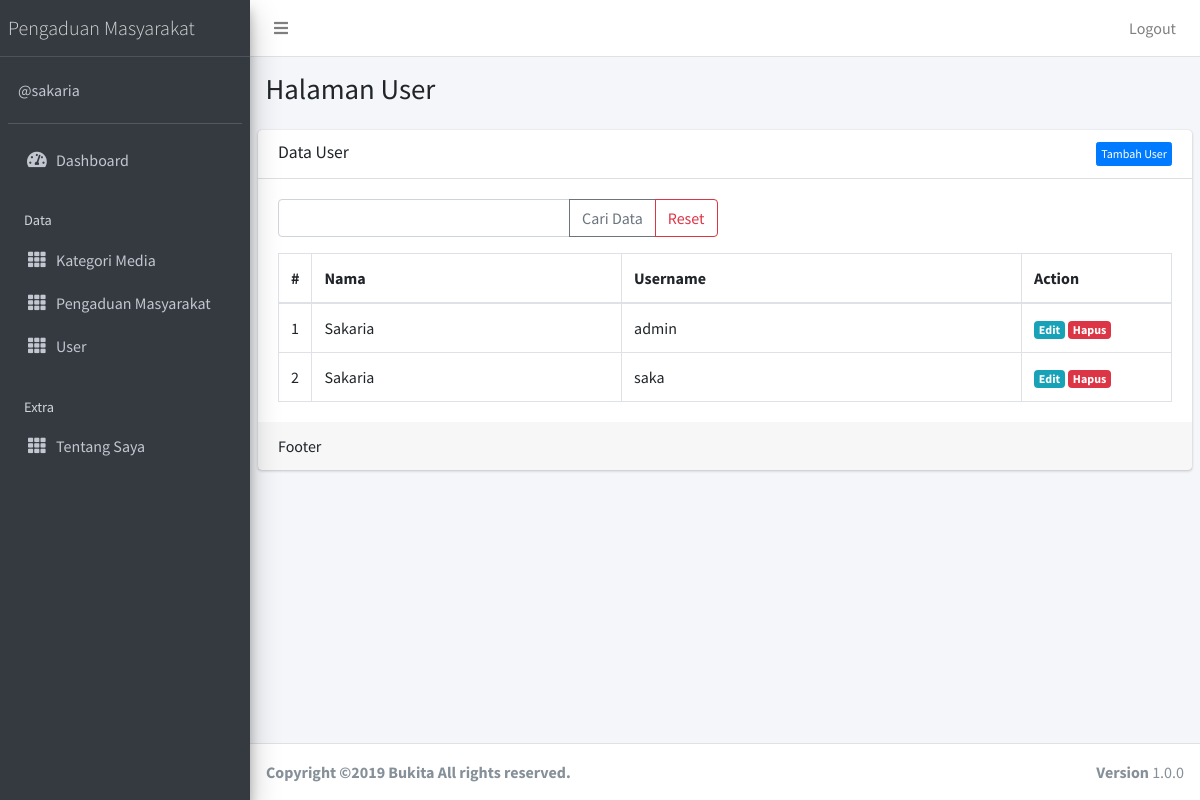
The page /public/user (signed in) on the database its author committed.
### tables this page shows
CREATE TABLE `user` (
  `id` int(11) NOT NULL,
  `nama` varchar(50) NOT NULL,
  `username` varchar(50) NOT NULL,
  `password` varchar(255) NOT NULL
);

### app/core/Controller.php (called while the page is built, shortened)
<?php
class Controller{
	public function view($view, $data = [])
	{
		require_once '../app/views/' . $view . '.php';
	}
	public function model($model)
	{
		return new $model;
	}
}

### app/controllers/User.php (called while the page is built, shortened)
<?php
class User extends Controller {
	public function index()
	{
		$data['title'] = 'Data User';
		$data['user'] = $this->model('UserModel')->getAllUser();
		$this->view('user/index', $data);
	}
}

### app/core/App.php (called while the page is built, shortened)
<?php
class App{
	protected $method = 'index';
	protected $params = [];
	public function __construct(){
		$this->controller = new $this->controller;
		call_user_func_array([$this->controller, $this->method], $this->params);
	}
}

### public/index.php (called while the page is built, shortened)
<?php
$app = new App;

### app/core/Database.php (called while the page is built, shortened)
<?php
class Database{
	private $host = DB_HOST;
	private $user = DB_USER;
	private $pass = DB_PASS;
	private $dbnm = DB_NAME;
	private $dbh;
	private $stmt;
	public function __construct()
	{
		$dsn = 'mysql:host='. $this->host .';dbname='. $this->dbnm;
		$option = [
			PDO::ATTR_PERSISTENT => true,
			PDO::ATTR_ERRMODE => PDO::ERRMODE_EXCEPTION
		];
		try{
			$this->dbh = new PDO($dsn,$this->user,$this->pass, $option);
		}catch(PDOException $e){
			die($e->getMessage());
		}
	}
	public function query($query)
	{
		$this->stmt = $this->dbh->prepare($query);
	}
	public function execute()
	{
		$this->stmt->execute();
	}
	public function resultSet()
	{
		$this->execute();
		return $this->stmt->fetchAll(PDO::FETCH_ASSOC);
	}
}

### app/models/UserModel.php (called while the page is built, shortened)
<?php
class UserModel {
	private $table = 'user';
	private $db;
	public function __construct()
	{
		$this->db = new Database;
	}
	public function getAllUser()
	{
		$this->db->query('SELECT * FROM ' . $this->table);
		return $this->db->resultSet();
	}
}

### app/views/user/index.php (the view, shortened to what this page needs)
  <div class="content-wrapper">
    <section class="content-header">
      <div class="container-fluid">
        <div class="row mb-2">
          <div class="col-sm-6">
            <h1>Halaman User</h1>
          </div>
        </div>
      </div>
    </section>
    <section class="content">
      <div class="card">
        <div class="card-header">
          <h3 class="card-title"><?= $data['title'] ?></h3> <a href="<?= base_url; ?>/user/tambah" class="btn float-right btn-xs btn btn-primary">Tambah User</a>
        </div>
        <div class="card-body">
      <form action="<?= base_url; ?>/user/cari" method="post">
 <div class="row mb-3">
    <div class="col-lg-6">
      <div class="input-group">
        <input type="text" class="form-control" placeholder="" name="key" >
    <div class="input-group-append">
          <button class="btn btn-outline-secondary" type="submit">Cari Data</button>
          <a class="btn btn-outline-danger" href="<?= base_url; ?>/user" >Reset</a>
    </div>
  </div>
  </div>
</div>
    </form>
          <table class="table table-bordered">
                  <thead>
                    <tr>
                      <th style="width: 10px">#</th>
                      <th>Nama</th>
                      <th>Username</th>
                      <th style="width: 150px">Action</th>
                    </tr>
                  </thead>
                  <tbody>
                  <?php $no=1; ?>
                    <?php foreach ($data['user'] as $row) :?>
                    <tr>
                      <td><?= $no; ?></td>
                      <td><?= $row['nama'];?></td>
                      <td><?= $row['username'];?></td>
                      <td>
                        <a href="<?= base_url; ?>/user/edit/<?= $row['id'] ?>" class="badge badge-info ">Edit</a> <a href="<?= base_url; ?>/user/hapus/<?= $row['id'] ?>" class="badge badge-danger" onclick="return confirm('Hapus data?');">Hapus</a>
                      </td>
                    </tr>
                    <?php $no++; endforeach; ?>
                  </tbody>
                </table>
        </div>
        <div class="card-footer">
          Footer
        </div>
      </div>
    </section>
  </div>

### rows shown on the page
user: nama "Sakaria", username "admin"
user: nama "Sakaria", username "saka"

### other values the page prints
$data['title'] "Data User"
